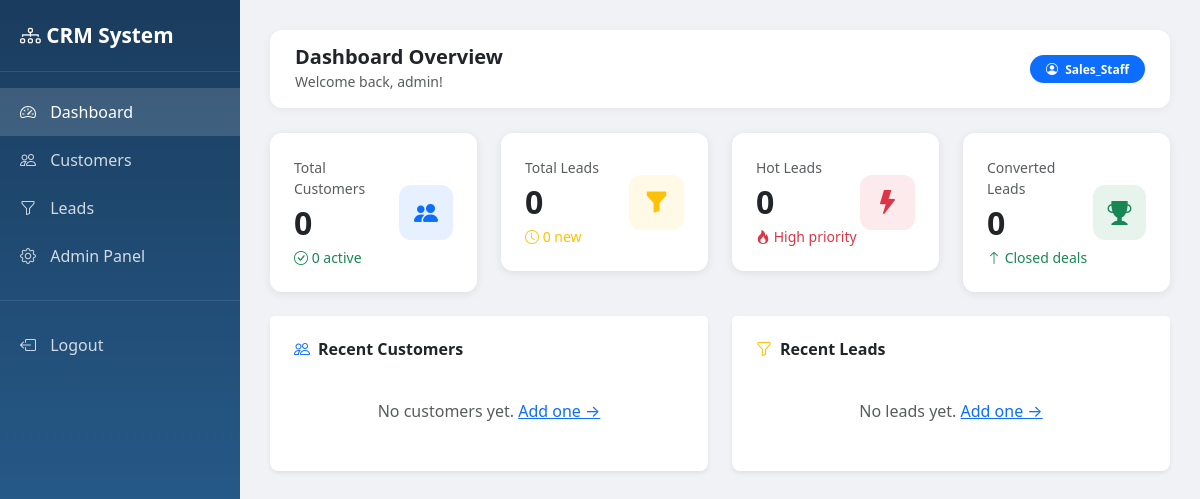
Before: /dashboard/ (signed in) with the older database file.
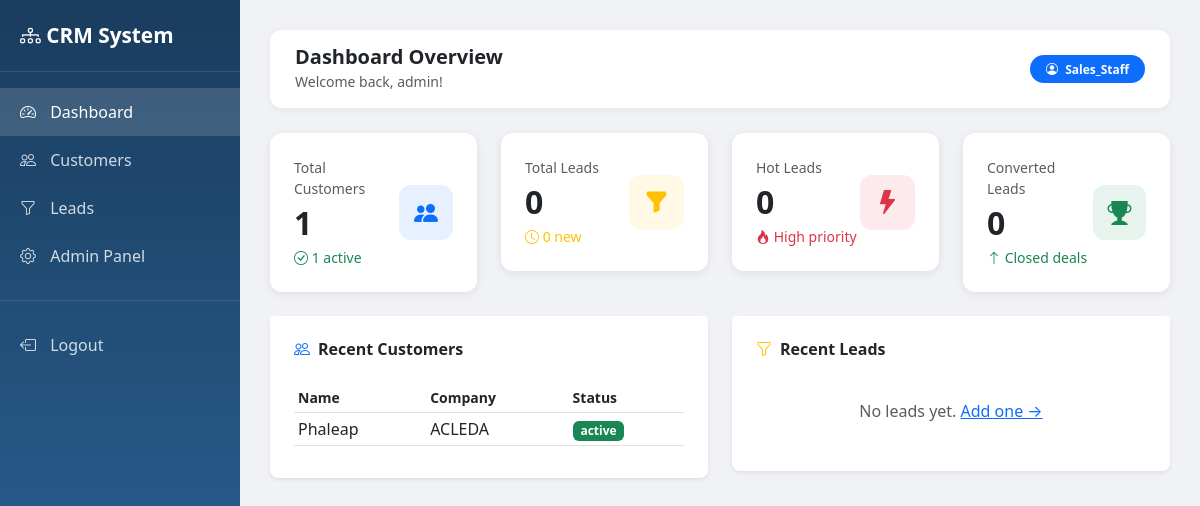
After: the same page with the newer database file.
### customers/models.py (models this page shows, shortened)
class Customer(models.Model):
    SEGMENT_CHOICES = [
        ('enterprise', 'Enterprise'),
        ('smb', 'SMB'),
        ('startup', 'Startup'),
        ('individual', 'Individual'),
    ]
    STATUS_CHOICES = [
        ('active', 'Active'),
        ('inactive', 'Inactive'),
        ('blocked', 'Blocked'),
    ]
    full_name = models.CharField(max_length=200)
    email = models.EmailField(unique=True, blank=True, null=True)
    phone = models.CharField(max_length=20, blank=True)
    company = models.CharField(max_length=200, blank=True)
    job_title = models.CharField(max_length=100, blank=True)
    segment = models.CharField(max_length=20, choices=SEGMENT_CHOICES, blank=True)
    industry = models.CharField(max_length=100, blank=True)
    city = models.CharField(max_length=100, blank=True)
    country = models.CharField(max_length=100, blank=True)
    status = models.CharField(max_length=20, choices=STATUS_CHOICES, default='active')
    tags = models.ManyToManyField(CustomerTag, blank=True)
    assigned_to = models.ForeignKey(User, on_delete=models.SET_NULL, null=True, blank=True, related_name='assigned_customers')
    created_by = models.ForeignKey(User, on_delete=models.SET_NULL, null=True, related_name='created_customers')
    created_at = models.DateTimeField(auto_now_add=True)
    updated_at = models.DateTimeField(auto_now=True)

### reports/views.py (the view)
# urls.py: path('', lambda request: redirect('dashboard/'), name='home'),
@login_required
def dashboard(request):
    context = {
        'total_customers': Customer.objects.count(),
        'active_customers': Customer.objects.filter(status='active').count(),
        'total_leads': Lead.objects.count(),
        'new_leads': Lead.objects.filter(status='new').count(),
        'hot_leads': Lead.objects.filter(rating='hot').count(),
        'converted_leads': Lead.objects.filter(status='converted').count(),
        'recent_customers': Customer.objects.order_by('-created_at')[:5],
        'recent_leads': Lead.objects.order_by('-created_at')[:5],
    }
    return render(request, 'dashboard.html', context)

### templates/dashboard.html (shortened to what the changed rows need)
<!DOCTYPE html>
<html lang="en">
<head>
    <link href="https://cdn.jsdelivr.net/npm/bootstrap@5.3.0/dist/css/bootstrap.min.css" rel="stylesheet">
    <link href="https://cdn.jsdelivr.net/npm/bootstrap-icons@1.10.0/font/bootstrap-icons.css" rel="stylesheet">
</head>
<body>
<div class="main-content">
    <div class="row g-4 mb-4">
        <div class="col-md-3">
            <div class="card stat-card p-4">
                <div class="d-flex justify-content-between align-items-center">
                    <div>
                        <div class="text-muted small">Total Customers</div>
                        <div class="fs-2 fw-bold">{{ total_customers }}</div>
                        <div class="text-success small"><i class="bi bi-check-circle"></i> {{ active_customers }} active</div>
                    </div>
                </div>
            </div>
        </div>
    </div>
    <div class="row g-4">
        <div class="col-md-6">
            <div class="card border-0 shadow-sm rounded-3">
                <div class="card-body px-4">
                    {% if recent_customers %}
                    <table class="table table-hover table-sm">
                        <thead class="text-muted small">
                            <tr><th>Name</th><th>Company</th><th>Status</th></tr>
                        </thead>
                        <tbody>
                            {% for c in recent_customers %}
                            <tr>
                                <td>{{ c.full_name }}</td>
                                <td>{{ c.company|default:"-" }}</td>
                                <td>
                                    <span class="badge {% if c.status == 'active' %}bg-success{% else %}bg-secondary{% endif %}">
                                        {{ c.status }}
                                    </span>
                                </td>
                            </tr>
                            {% endfor %}
                        </tbody>
                    </table>
                    {% else %}
                    <p class="text-muted text-center py-3">No customers yet. <a href="/admin/customers/customer/add/">Add one →</a></p>
                    {% endif %}
                </div>
            </div>
        </div>
    </div>
</div>
</body>
</html>

Changed rows visible on the page:
added Customer: full_name "Phaleap", company "ACLEDA", status "active"
Other visible differences:
{{ total_customers }}: "0" → "1"
{{ active_customers }}: "0" → "1"
text no longer shown: "No customers yet. Add one →"
text now shown: "Name Company Status"
